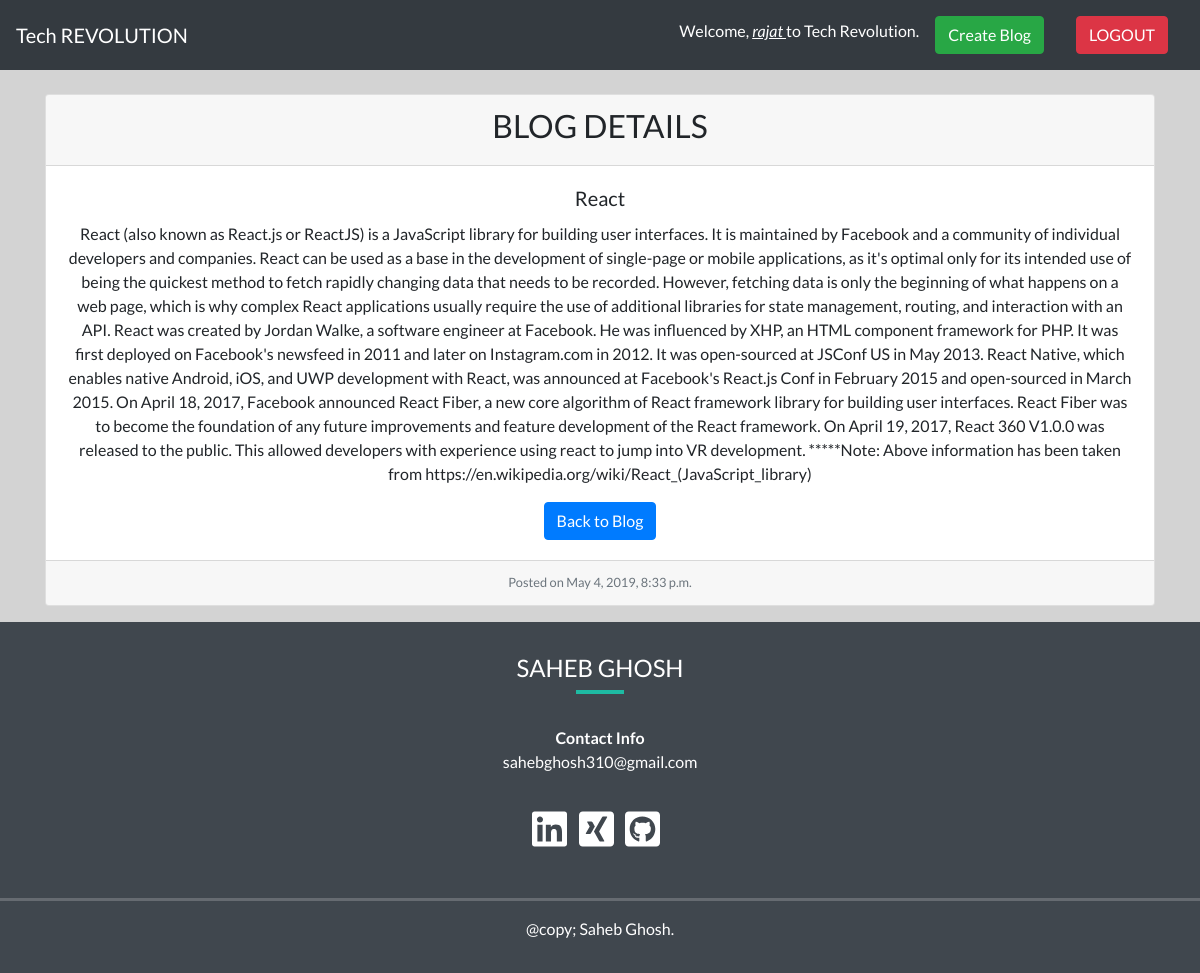
Page /blog/react/ (signed in) on the committed database.
### blog/models.py (models this page shows, shortened)
class Blogs(models.Model):
    title = models.CharField(max_length=150)
    slug = models.SlugField()
    description = models.TextField()
    date = models.DateTimeField(auto_now_add=True)
    image = models.ImageField(default='default.jpg', blank=True, upload_to='images')
    author = models.ForeignKey(User, default=None, on_delete=models.CASCADE)

### blog/views.py (the view)
# urls.py: path('<slug>/', views.blog_detail, name='detail'),
def blog_detail(request, slug):
    queryset = Blogs.objects.get(slug = slug)
    context = {
        'blog': queryset
    }
    return render(request, 'blog/blogdetail.html', context)

### blog/templates/blog/blogdetail.html
{% extends 'blog/base.html' %}
{% block content %}
<div class="container mt-4">
<div class="card text-center">
  <div class="card-header">
  <h2>BLOG DETAILS</h2>
  </div>
  <div class="card-body">
    <h5 class="card-title">{{ blog.title }}</h5>
    <p class="card-text">{{ blog.description }}</p>
    <a href="{% url 'blog:list' %}" class="btn btn-primary">Back to Blog</a>
  </div>
  <div class="card-footer">
<small class="text-muted">Posted on {{ blog.date }}</small>
</div>
</div>
</div>
{% endblock %}

### blog/templates/blog/base.html (shortened to what this page needs)
{% load static %}
<html lang="en">
  <head>
    <link
      rel="stylesheet"
      href="https://stackpath.bootstrapcdn.com/bootstrap/4.3.1/css/bootstrap.min.css"
    />
    <link rel="stylesheet" href="{% static 'main.css' %}">
  </head>
  <body>
    <header>
      <nav class="navbar navbar-expand-lg navbar-dark bg-dark">
        <div class="collapse navbar-collapse" id="navbarTogglerDemo01">
          <a class="navbar-brand" href="{% url 'blog:list' %}">Tech REVOLUTION</a>
          <h6 style="color:white;"> Welcome, <i> <u>  {{ user.username}} </u> </i> to Tech Revolution. </h6>
          <a class="nav-item nav-link" href="{% url 'blog:create' %}"><button class="btn btn-success" type="submit">
            Create Blog
          </button></a>
              {% if user.is_authenticated %}
              <form
                class="form-inline my-2 my-lg-0"
                action="{% url 'userAccount:logout' %}"
                method="POST"
              >
                <a class="nav-item nav-link"><button class="btn btn-danger" type="submit">
                  LOGOUT
                </button></a>
              </form>
              {% endif %}
            </div>
      </nav>
    </header>
    {% block content %}{% endblock %}
    <footer>
        <div class="row justify-content-center">
            <div class="col-md-5 text-center">
                <h4 class="heading">SAHEB GHOSH</h4>
                <div class="heading-underline"></div>
		<strong>Contact Info</strong>
		<p>sahebghosh310@gmail.com</p>
		<a href="https://de.linkedin.com/in/saheb-ghosh-547842159" target="_blank"><i class="fab fa-linkedin"></i></a>
		<a href="https://www.xing.com/profile/Saheb_Ghosh" target="_blank"><i class="fab fa-xing-square"></i></a>
		<a href="https://github.com/sahebghosh" target="_blank"><i class="fab fa-github-square"></i></a>
            </div>
            <hr class="socket">
	        @copy; Saheb Ghosh.
        </div>
    </footer>
  </body>
</html>

### blog/static/main.css (style rules this page uses)
body { overflow-x: hidden; font-family: "Lato", sans-serif; background-color: lightgrey; }
.heading-underline { width: 3rem; height: 0.2rem; background-color: #1ebba3; margin: 0 auto 2rem; }
footer { background-color: #40474e; color: white; padding: 2rem 0 2rem; margin-top: 1rem; }
footer a { color: white; }
footer .svg-inline--fa { font-size: 2.5rem; margin: 1.2rem 0.5rem 0 0; }
hr.socket { width: 100%; border-top: 0.2rem solid #666b71; margin-top: 3rem; }

### rows in the picture
Blogs: title "React", description "React (also known as React.js or ReactJS) is a JavaScript library for building user interfaces. It is maintained by Facebook and a community of individual developers and companies. React can be used as a base in the development of single-page or mobile applications, as it's optimal only for its intended use of being the quickest method to fetch rapidly changing data that needs to be recorded. However, fetching data is only the beginning of what happens on a web page, which is why complex React applications usually require the use of additional libraries for state management, routing, and interaction with an API. React was created by Jordan Walke, a software engineer at Facebook. He was…", date "May 4, 2019, 8:33 p.m."

### other values in the picture
{{ user.username }} "rajat"
